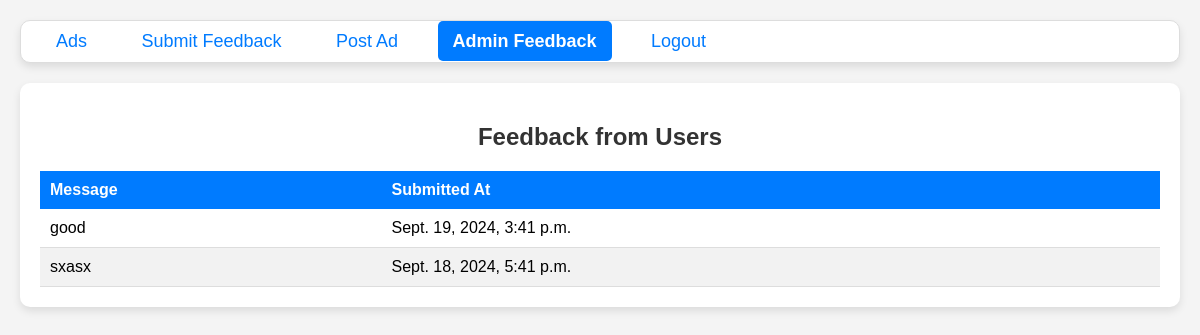
The page /feedback/admin/ (signed in) on the database its author committed.
### ads/models.py (models this page shows, shortened)
class Feedback(models.Model):
    message = models.TextField()
    created_at = models.DateTimeField(auto_now_add=True)

### ads/views.py (the view)
# urls.py: path('feedback/admin/', views.admin_feedback_view, name='admin_feedback'),
@login_required
def admin_feedback_view(request):
    if request.user.is_staff:
        feedback_list = Feedback.objects.all().order_by('-created_at')
        return render(request, 'admin_feedback.html', {'feedback_list': feedback_list})
    else:
        return redirect('home')  # Redirect non-admin users

### ads/templates/admin_feedback.html (shortened to what this page needs)
{% extends 'base.html' %}
{% block content %}
  <h2>Feedback from Users</h2>
  <table>
    <thead>
      <tr>
        <th>Message</th>
        <th>Submitted At</th>
      </tr>
    </thead>
    <tbody>
      {% for feedback in feedback_list %}
        <tr>
          <td>{{ feedback.message }}</td>
          <td>{{ feedback.created_at }}</td>
        </tr>
      {% empty %}
        <tr>
          <td colspan="3">No feedback submitted yet.</td>
        </tr>
      {% endfor %}
    </tbody>
  </table>
{% endblock %}

### ads/templates/base.html (style rules this page uses)
* { margin: 0; padding: 0; box-sizing: border-box; }
body { font-family: Arial, sans-serif; background-color: #f4f4f4; padding: 20px; }

### ads/templates/admin_feedback.html (style rules this page uses)
table { width: 100%; border-collapse: collapse; margin-top: 20px; }
table th { background-color: #007bff; color: white; padding: 10px; text-align: left; font-weight: bold; }
table td { padding: 10px; border-bottom: 1px solid #ddd; }
table tr:nth-child(even) { background-color: #f2f2f2; }
h2 { text-align: center; color: #333; margin-top: 20px; }

### rows shown on the page
Feedback: message "good", created_at "Sept. 19, 2024, 3:41 p.m."
Feedback: message "sxasx", created_at "Sept. 18, 2024, 5:41 p.m."
